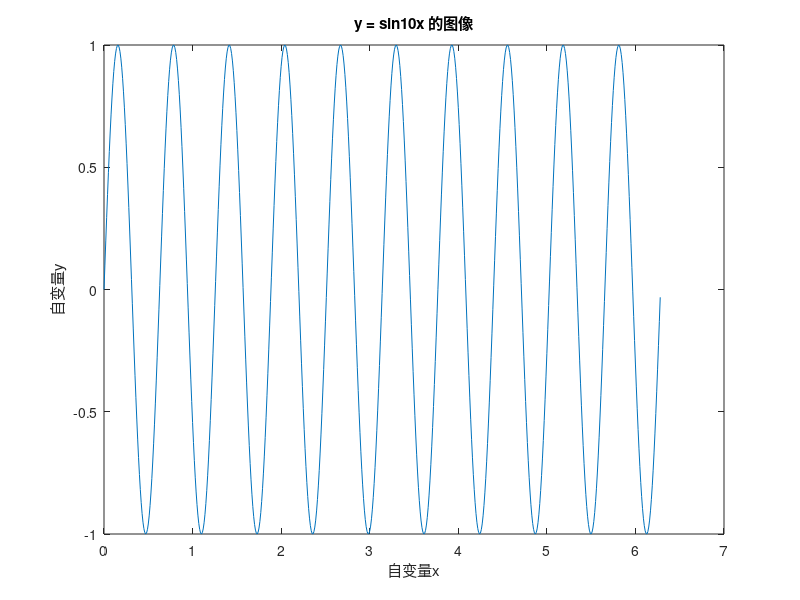

MATLAB code to generate this figure: (Note: this script raises an error after producing the figure.)
% [绘图]图像的注释
x = 0: 0.01: 2 * pi;
y = sin(10 * x);
plot(x, y);
xlabel('自变量x');
ylabel('自变量y');
title('y = sin10x 的图像');
gtext('put me here!!');
grid on; % 显示网格线
% grid off;　％　消除网格线
axis([1, 2, -1, 0]);